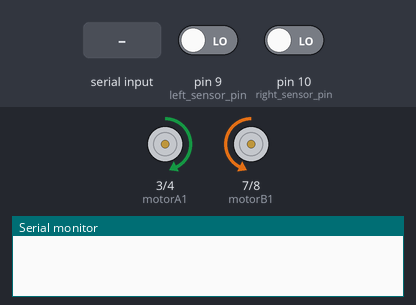
The sketch below on a simulated Arduino Uno, built with avr-gcc and run on an emulated ATmega328P. Shown: motor-driver pin pairs drawn as motors (green arrow = first pin HIGH = forward, orange = second pin HIGH = backward, longer = more drive, scaled by the enable pin), the last lines printed to the serial monitor. The test bench sets the inputs (shaded band); at power-on: pin 9 (left_sensor_pin) LOW, pin 10 (right_sensor_pin) LOW.

Above: at 1.2 s.
1.3 s: pin 9 (left_sensor_pin) driven HIGH
At 2.5 s:
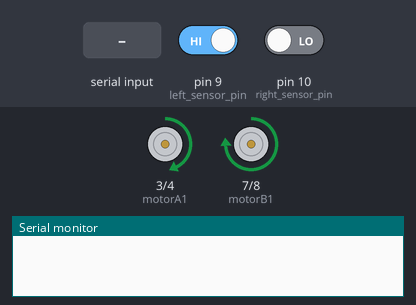
2.8 s: pin 10 (right_sensor_pin) driven HIGH
At 3.7 s:
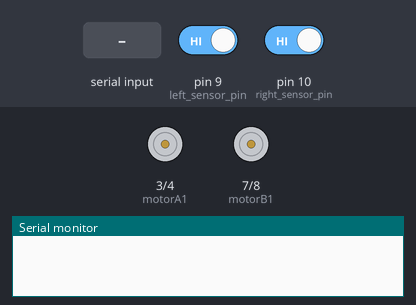
4.3 s: pin 9 (left_sensor_pin) driven LOW
At 4.6 s:
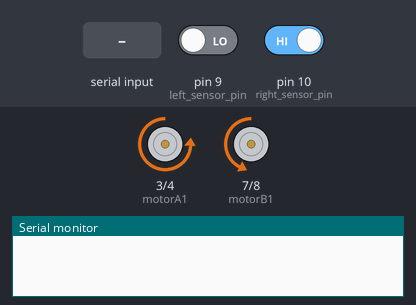
5.8 s: pin 9 (left_sensor_pin) driven HIGH
At 6.9 s:
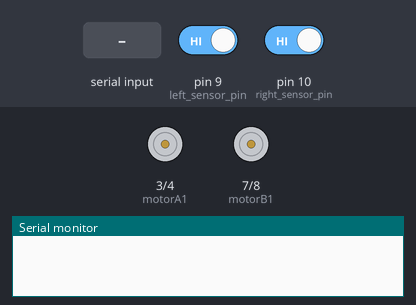
7.3 s: "M" received over Serial
8.8 s: "G" received over Serial
At 9.4 s:
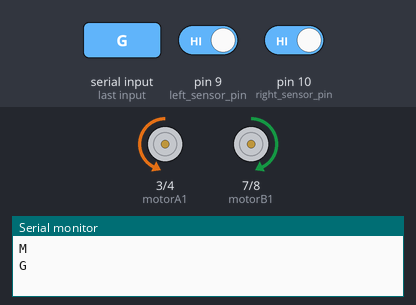
Timing chart, 0 to 11.3 s (numbered marks = the images above; inputs shaded):
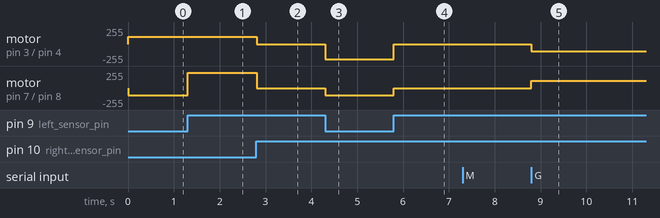

Measured:
- after the input at 1.3 s, motor on pin 7 (motorB1) / pin 8 (motorB2): backward 110/255 → forward 230/255 at once
- after the input at 2.8 s, motor on pin 3 (motorA1) / pin 4 (motorA2): forward 110/255 → stopped at once; motor on pin 7 (motorB1) / pin 8 (motorB2): forward 230/255 → stopped at once
- after the input at 4.3 s, motor on pin 3 (motorA1) / pin 4 (motorA2): stopped → backward 230/255 at once; motor on pin 7 (motorB1) / pin 8 (motorB2): stopped → backward 110/255 at once
- after the input at 5.8 s, motor on pin 3 (motorA1) / pin 4 (motorA2): backward 230/255 → stopped at once; motor on pin 7 (motorB1) / pin 8 (motorB2): backward 110/255 → stopped at once
- after the input at 8.8 s, motor on pin 3 (motorA1) / pin 4 (motorA2): stopped → backward 110/255 at once; motor on pin 7 (motorB1) / pin 8 (motorB2): stopped → forward 110/255 at once

The sketch:

manual_and_autonomous_controlled_car_.ino
```cpp
char t;
  const int motorA1      = 3;
  const int motorA2      = 4;
  const int motorAspeed  = 5;
  const int motorB1      = 7;
  const int motorB2      = 8;
  const int motorBspeed  =6;
   int vSpeed = 110;        // MAX 255
  int turn_speed = 230;    // MAX 255
  int turn_delay = 10;

   const int left_sensor_pin =9;
  const int right_sensor_pin =10;


  int left_sensor_state;
  int right_sensor_state;
void setup() {

  pinMode(motorA1, OUTPUT);
  pinMode(motorA2, OUTPUT);
  pinMode(motorB1, OUTPUT);
  pinMode(motorB2, OUTPUT);
   pinMode(left_sensor_pin, INPUT);
  pinMode(right_sensor_pin, INPUT);
  Serial.begin(9600);
}

void loop() {

  if(Serial.available()){
  t = Serial.read();
  Serial.println(t);
}

if(t=='M')manualmode();

left_sensor_state = digitalRead(left_sensor_pin);
right_sensor_state = digitalRead(right_sensor_pin);

if(right_sensor_state == HIGH && left_sensor_state == LOW)
{
  right();
  }
if(right_sensor_state == LOW && left_sensor_state == HIGH)
{
  left();
  delay(turn_delay);
  }

if(right_sensor_state == LOW && left_sensor_state == LOW)
{
  forward();
  delay(turn_delay);

  }

if(right_sensor_state == HIGH && left_sensor_state == HIGH)
{
  stops();
  }

}

void manualmode()
 {
  while(1)
  {
    if(Serial.available())
    {
      t = Serial.read();
      Serial.println(t);
    }

  if(t == 'F'){            //move forward(all motors rotate in forward direction)
    forward();
  }

else if(t == 'G'){      //move reverse (all motors rotate in reverse direction)
  back();
  }

else if(t == 'R'){      //turn right (left side motors rotate in forward direction, right side motors doesn't rotate)
 right();
}
//
else if(t == 'L'){      //turn left (right side motors rotate in forward direction, left side motors doesn't rotate)
left();
}

else if(t == 'S'){      //STOP (all motors stop)
 stops();
}


    if(t == 'm')return;
  }
 }

void forward()
{
  digitalWrite (motorA1,HIGH);
  digitalWrite(motorA2,LOW);
  digitalWrite (motorB1,LOW);
  digitalWrite(motorB2,HIGH);
  analogWrite (motorAspeed, vSpeed);
  analogWrite (motorBspeed, vSpeed);
}

void back()
{
  digitalWrite (motorA1,LOW);
  digitalWrite(motorA2,HIGH);
  digitalWrite (motorB1,HIGH);
  digitalWrite(motorB2,LOW);
  analogWrite (motorAspeed, vSpeed);
  analogWrite (motorBspeed, vSpeed);
}

void left()
{
  digitalWrite (motorA1,HIGH);
  digitalWrite(motorA2,LOW);
  digitalWrite (motorB1,HIGH);
  digitalWrite(motorB2,LOW);
   analogWrite (motorAspeed, vSpeed);
  analogWrite (motorBspeed, turn_speed);
}

void right()
{
  digitalWrite (motorA1,LOW);
  digitalWrite(motorA2,HIGH);
  digitalWrite (motorB1,LOW);
  digitalWrite(motorB2,HIGH);
  analogWrite (motorAspeed, turn_speed);
  analogWrite (motorBspeed, vSpeed);
}

void stops()
{
  digitalWrite(motorA1,LOW);
  digitalWrite(motorA2,LOW);
  digitalWrite(motorB1,LOW);
  digitalWrite(motorB2,LOW);
}
```
